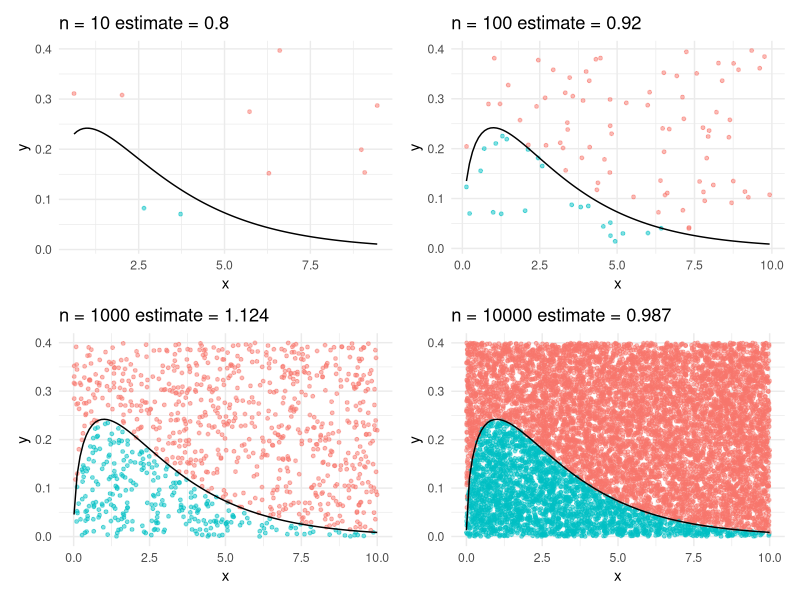

This figure's R source: (Note: this script raises an error after producing the figure.)
# Short Title ----
## Monte Carlo integration plot
## Estimate area under chi-square pdf

# Step 1: Load Packages ----
## Needed Packages:
library(ggplot2)
library(patchwork)

# Step 2: Load Data ----
## Needed data:
set.seed(1)

# Step 3: short description ----
## define function
f <- function(x){
  dchisq(x, df = 3)
}

# Step 4: short description ----
## monte carlo plotting
mc_plot <- function(n){
  
  x <- runif(n, 0, 10)
  y <- runif(n, 0, 0.4)
  
  df <- data.frame(x, y)
  
  df$below <- df$y < f(df$x)
  
  est <- mean(df$below) * (10 * 0.4)
  
  ggplot(df, aes(x, y)) +
    geom_point(aes(color = below), size = 1, alpha = 0.5) +
    stat_function(fun = f) +
    labs(
      title = paste("n =", n, "estimate =", round(est, 3)),
      x = "x",
      y = "y"
    ) +
    theme_minimal() +
    theme(legend.position = "none")
}

## Step 4A: short description ----
p1 <- mc_plot(10)
p2 <- mc_plot(100)

## Step 4B: short description ----
p3 <- mc_plot(1000)
p4 <- mc_plot(10000)

## Repeat making steps as needed
(p1 + p2) / (p3 + p4)



MC

##Monte Carlo Work
